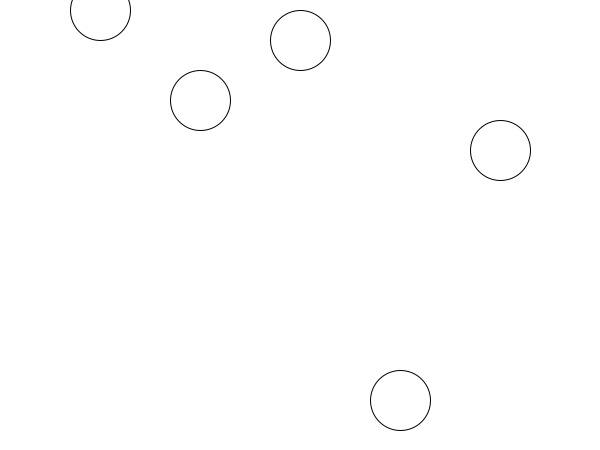
Frame 1 (no input)
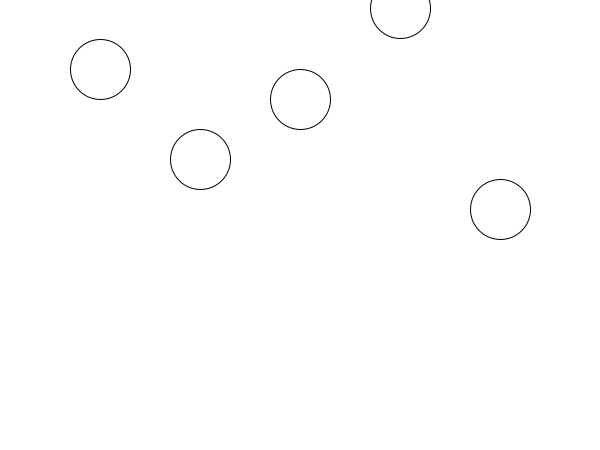
Frame 60 (the mouse pressed at the canvas centre just before this capture)
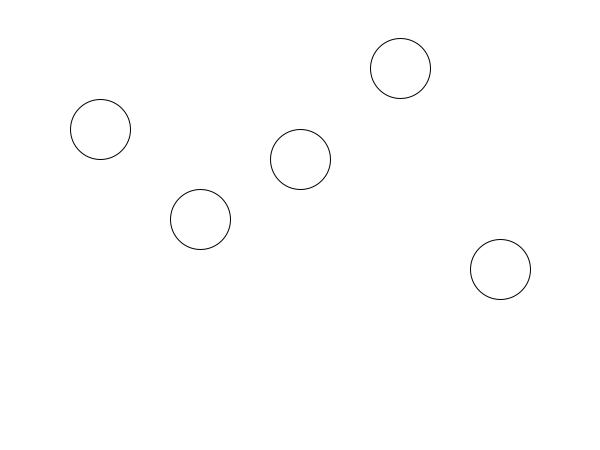
Frame 120 (the mouse held since frame 60 and released just before this capture)

The Processing sketch that drew these frames (run headless with seeded random() and noise(); from frame 60 on, the mouse is pressed at the canvas centre):

// Processing sketch: array_ex5_arrays_cicloFor
// ── array_ex5_arrays_cicloFor.pde
/*
  João Martinho Moura
  Mestrado em Tecnologia e Arte Digital. Universidade do Minho
  
  Aula 4 - 20131130

  Processing
    Arrays
*/

// PAD_Aula-201311130_jmartinho
// exemplo ARRAY de numeros inteiros
// o ARRAY vai guardar as posicoes verticais de 5 bolas
// que iremos animar no ecran

int[] numeros = new int[5];  // declaracao de um array de inteiros com 5 posicoes chamado numeros

void setup() {
  size(600, 450);
  background(255);
  numeros[0] = 10;    // na posicao 0 do array, colocamos o valor 10
  numeros[1] = 100;    // e assim sucessivamente
  numeros[2] = 40;    
  numeros[3] = 400;    
  numeros[4] = 150;   
  println (numeros);    // imprimimos na consola o array
}

void draw() {
  background(255);

  // com recurso a um cliclo for, vamos percorrer todo o array, acedendo
  // aos seus valores
  
  // vamos desenhar
  for (int i=0; i<numeros.length; i++) {
    ellipse(i*100 + 100, numeros[i], 60, 60);    // a posicao y da bola esta no array de numeros no indicei
  }

  // vamos mover
  for (int i=0; i<numeros.length; i++) {
    numeros[i]++;                          // incrementamos a posicao y de cada bola
    if (numeros[i]>height) numeros[i]=0;  // testamos se a bola chegou ao limite inferior da tela
  }
}
